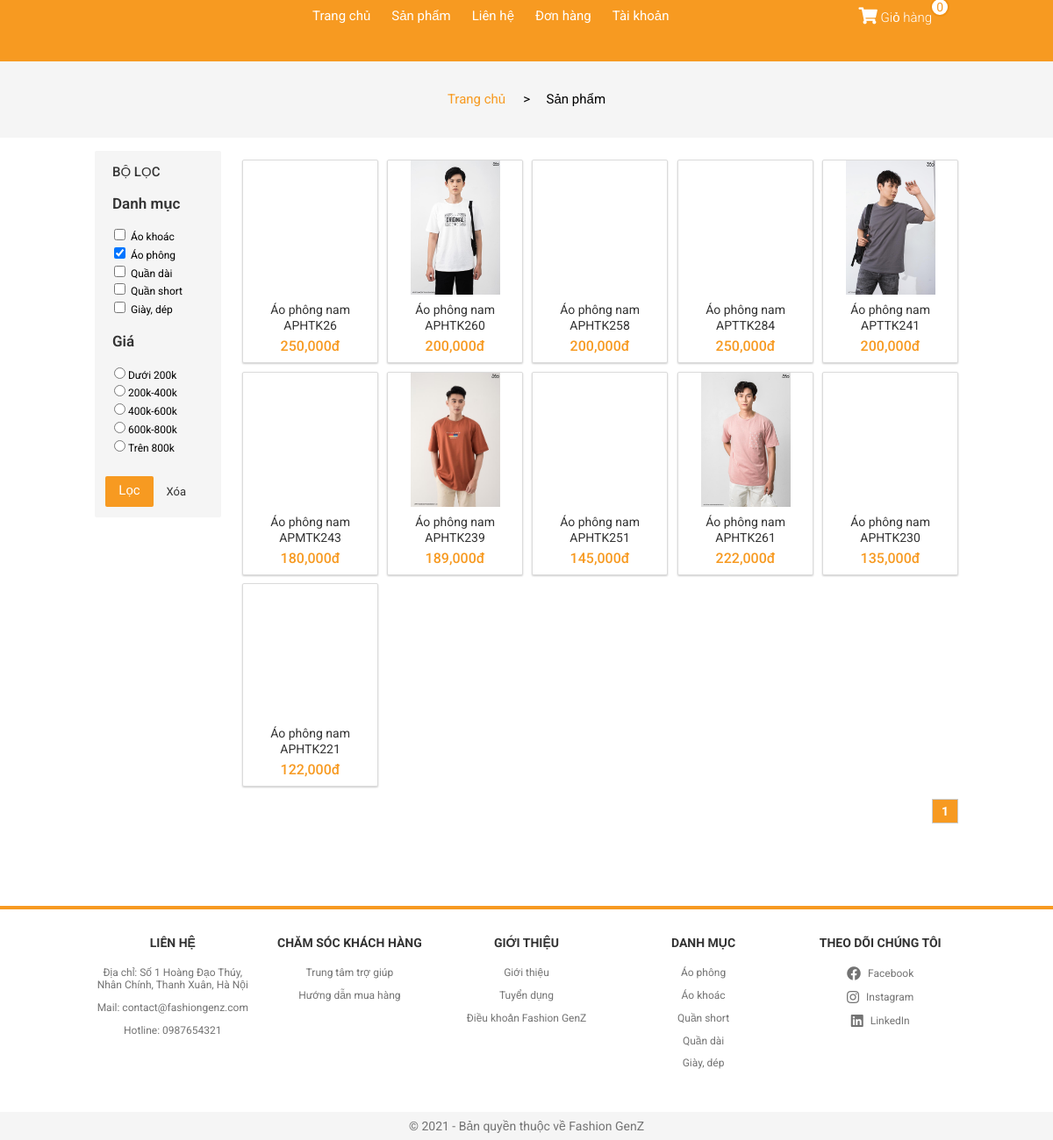
Page /?controller=sanpham&id=2 on the earlier database version.
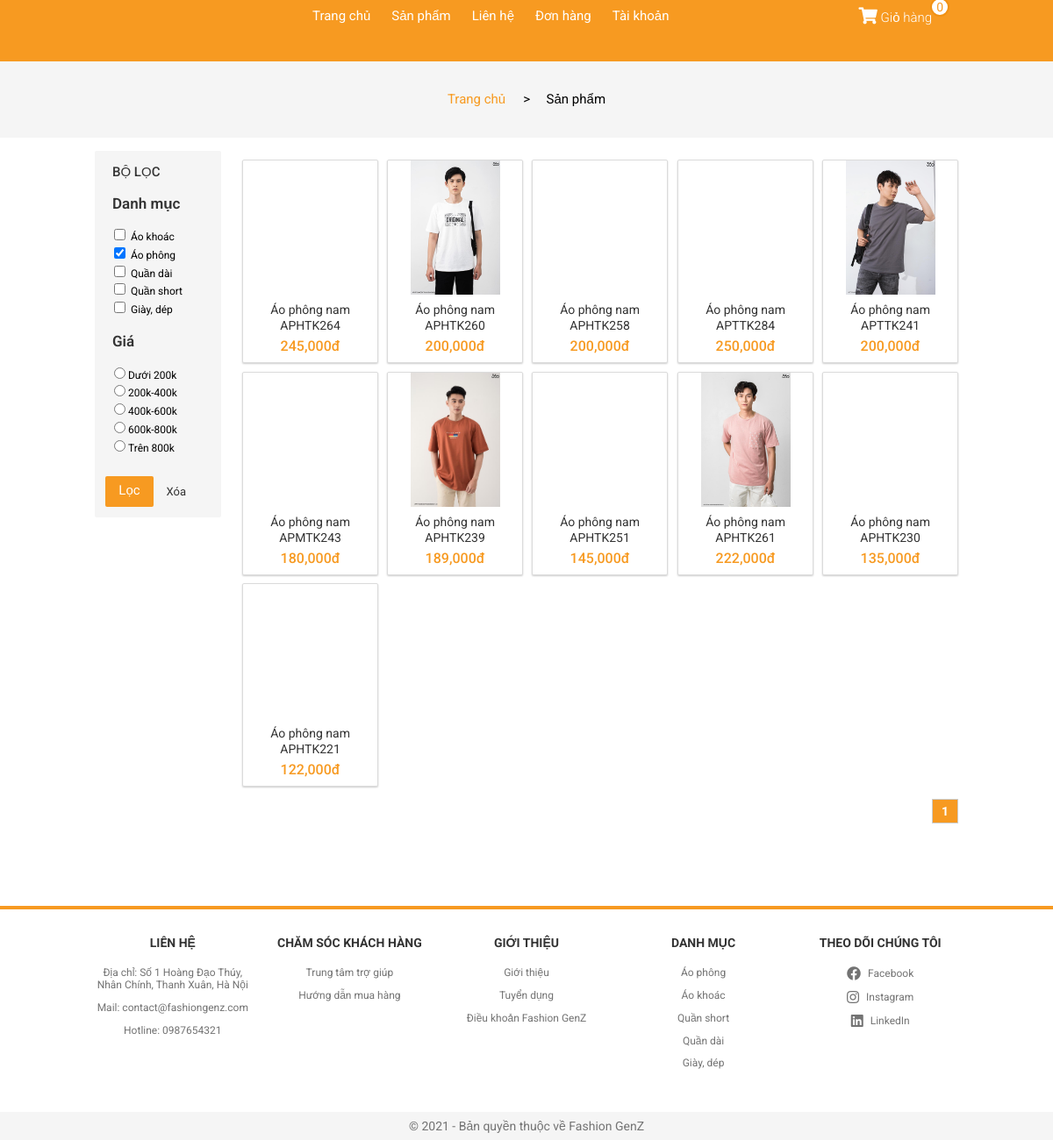
Same page on the later database version.
### tables this page shows
CREATE TABLE `catalog` (
  `id` int(11) NOT NULL,
  `name` varchar(100) DEFAULT NULL
);

CREATE TABLE `product` (
  `id` int(11) NOT NULL,
  `name` varchar(200) DEFAULT NULL,
  `price` int(11) DEFAULT NULL,
  `image` varchar(200) DEFAULT NULL,
  `description` varchar(1000) DEFAULT NULL,
  `qty` int(11) DEFAULT NULL,
  `catalog` int(11) DEFAULT NULL,
  `total_rate` float DEFAULT NULL,
  `rate_times` int(11) DEFAULT NULL,
  `image2` varchar(200) DEFAULT NULL,
  `image3` varchar(200) DEFAULT NULL,
  `image4` varchar(200) DEFAULT NULL
);

### Controller/C-sanpham.php (called while the page is built, shortened)
<?php
    $catalog = $database->get('catalog',array());
               $item_per_page = !empty($_GET['per_page'])?$_GET['per_page']:15;
               $current_page = !empty($_GET['page'])?$_GET['page']:1;
               $offset = ($current_page - 1) * $item_per_page;
               $product = $database->get_offset('product',array(),$item_per_page,$offset);
               if (isset ($_GET['id'])){
                   $catalog_id = $_GET['id'];
                   $product = $database->get('product',array('catalog'=>$catalog_id));
               }
    require_once './View/V-sanpham.php';
?>

### Model/M-database.php (called while the page is built, shortened)
<?php
    class database{
        protected $conn= null;
        protected $host='localhost';
        protected $user='root';
        protected $pass='';
        protected $dbname='fashiongenz';
        public function connect(){
             $this->conn = new mysqli($this->host,$this->user,$this->pass,$this->dbname);
        }
        public function get($table,$condition=array()){
          $sql= "SELECT * FROM $table ";
          if(!empty($condition)){
               $sql.="WHERE";
               foreach ($condition as $key => $value){
                    $sql.= " $key = '$value' AND";
               }
               $sql= trim($sql,"AND");
          }
          $query = mysqli_query($this->conn, $sql);
          $result=array();
          if ($query){
               while ($row= mysqli_fetch_assoc($query)){
                    $result[]=$row;
               }
          }
          return $result;
     }
     public function get_offset($table,$condition=array(),$item_per_page,$offset){
          $sql= "SELECT * FROM $table";
          if (isset($item_per_page)){
               $sql .= " ORDER BY `id` ASC  LIMIT " . $item_per_page ;
          }
          if (isset($offset)){
               $sql .= " OFFSET " . $offset;
          }
          $query = mysqli_query($this->conn,$sql);
          $result=array();
          if ($query){
               while ($row= mysqli_fetch_assoc($query)){
                    $result[]=$row;
               }
          }
          return $result;
     }
    }
?>

### View/V-sanpham.php (the view, shortened to what the rows shown need)
<!DOCTYPE html>
<html lang="en">
<head>
    <link rel="stylesheet" href="./Assets/Css/grid.css">
    <link rel="stylesheet" href="./Assets/Css/main.css">
    <link rel="stylesheet" href="./Assets/Css/base.css">
    <link rel="stylesheet" href="./Assets/Css/responsive.css">
    <link rel="stylesheet" href="https://cdn.rawgit.com/daneden/animate.css/v3.1.0/animate.min.css">
    <link rel="stylesheet" href="https://cdnjs.cloudflare.com/ajax/libs/normalize/8.0.1/normalize.min.css" />
    <link rel="stylesheet" href="./Assets/Fonts/fontawesome-free-5.15.3-web/css/all.min.css">
</head>
<body>
        <div class="app">
            <div class="content">
                <div class="product">
                    <div class="grid wide">
                        <div class="row">
                            <div class="col l-2 m-0 c-0 wow fadeInLeft" data-wow-duration=".55s">
                                <nav class="catalog">
                                    <form action="?controller=sanpham" method="post">
                                    <ul class="catalog__list">
                                        <?php foreach ($catalog as $key => $value){ ?>
                                            <li class="catalog__item">
                                                <input class="find" type="checkbox" class="find" name="catalog[]" value="<?php echo $value['id'] ?>" <?php if(isset($catalog_id) && ($catalog_id == $value['id'])){ echo "checked"; } ?> > &nbsp;<?php echo $value['name'] ?>
                                            </li>
                                        <?php } ?>
                                    </ul>
                                    </form>
                                </nav>
                            </div>
                            <div class="col l-10 m-12 c-12 wow fadeInRight" data-wow-duration=".5s">
                                <div class="row sm-gutter">
                                    <?php
                                    foreach ($product as $key => $value){
                                    ?>
                                    <div class="col l-2-4 m-4 c-6">
                                        <div class="home-product-item">
                                            <a href="?controller=chitietsanpham&id=<?php echo $value['id'] ?>" class="home-product-item__link">
                                                <div class="home-product-item__img" style="background-image: url('<?php echo $value['image'] ?>');"></div>
                                                <h4 class="home-product-item__name"><?php echo $value['name'] ?></h4>
                                                <div class="hone-product-item__price">
                                                    <span class="home-product-item__price-current">
                                                        <?php echo number_format($value['price']); ?>đ
                                                    </span>
                                                </div>
                                            </a>
                                        </div>
                                    </div>
                                    <?php } ?>
                                </div>
                            </div>
                        </div>
                    </div>
                </div>
            </div>
        </div>
</body>
</html>

Differences in the rows shown:
changed product: name "Áo phông nam APHTK26" → "Áo phông nam APHTK264"; price "250,000" → "245,000"
